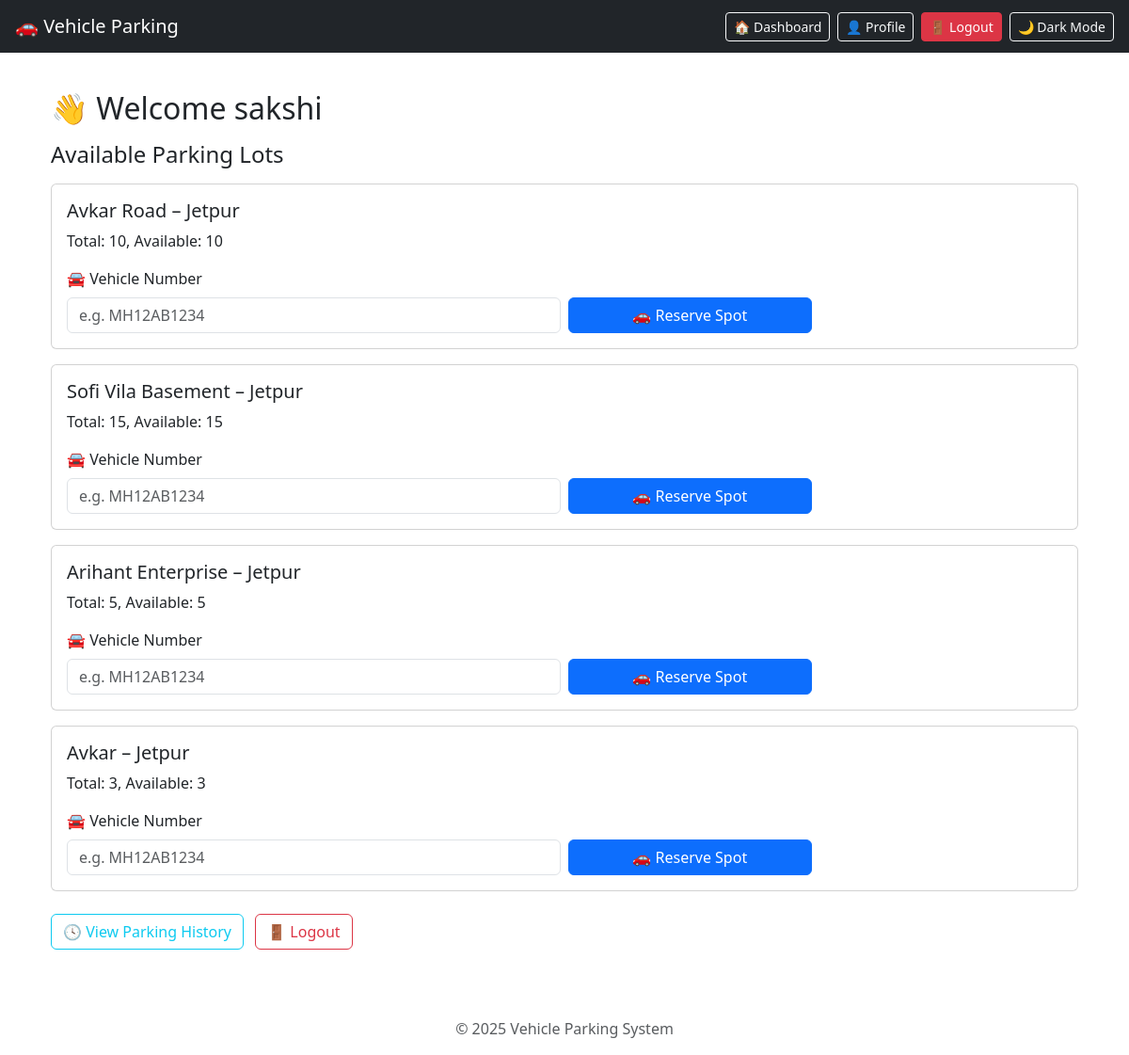
/user_dashboard (signed in), run on an earlier commit of the app's database.
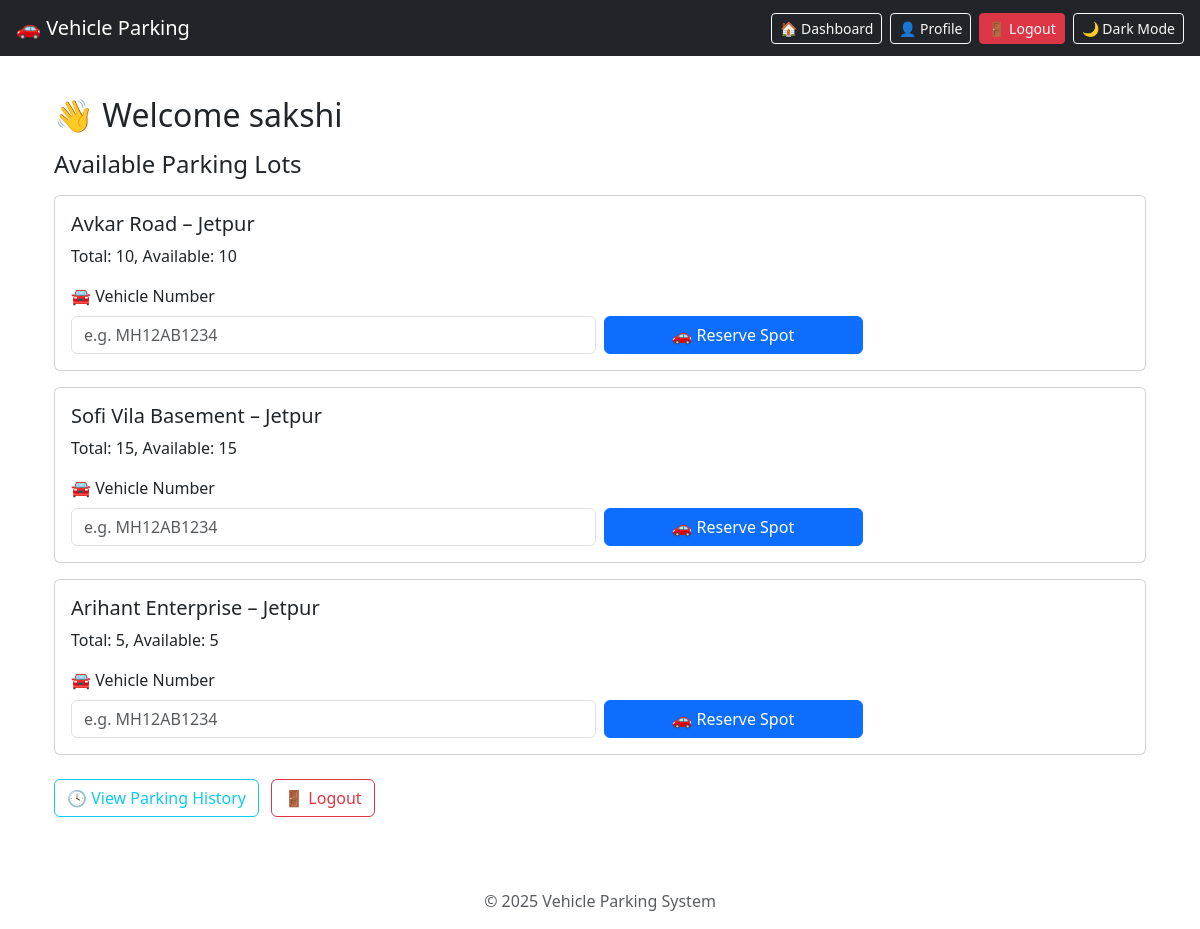
And on a later commit of the database.
### tables this page shows
CREATE TABLE parking_lots (
            id INTEGER PRIMARY KEY AUTOINCREMENT,
            name TEXT NOT NULL,
            address TEXT NOT NULL,
            pin_code TEXT,
            total_spots INTEGER NOT NULL,
            available_spots INTEGER NOT NULL
        , price_per_hour REAL DEFAULT 20.0);

### app.py (the view)
@app.route('/user_dashboard')
def user_dashboard():
    if 'id' not in session or session.get('role') != 'user':
        return redirect(url_for('login'))
    conn = get_db_connection()
    user_id = session['id']
    lots = [dict(row) for row in conn.execute('SELECT * FROM parking_lots').fetchall()]
    spot_row = conn.execute('SELECT * FROM parking_spots WHERE current_user_id = ?', (user_id,)).fetchone()
    spot = dict(spot_row) if spot_row else None
    current_lot = None
    if spot:
        lot_row = conn.execute('SELECT * FROM parking_lots WHERE id = ?', (spot['lot_id'],)).fetchone()
        current_lot = dict(lot_row) if lot_row else None
    full_name = conn.execute('SELECT full_name FROM users WHERE id = ?', (user_id,)).fetchone()['full_name']
    vehicle_numbers = conn.execute(
    'SELECT DISTINCT vehicle_number FROM parking_history WHERE user_id = ?',
    (session['id'],)
    ).fetchall()
    conn.close()
    return render_template('user_dashboard.html',
                           full_name=full_name,
                           lots=lots,
                           current_spot=spot,
                           current_lot=current_lot ,
                            vehicle_numbers=[row['vehicle_number'] for row in vehicle_numbers]
)

### app.py (called while the page is built)
def get_db_connection():
    conn = sqlite3.connect(DATABASE)
    conn.row_factory = sqlite3.Row
    return conn

### templates/user_dashboard.html (shortened to what this page needs)
{% extends "base.html" %}
{% block content %}
<div class="container">
  <h2 class="mb-3">👋 Welcome {{ full_name }}</h2>
  <h4 class="mb-3">Available Parking Lots</h4>
  {% for lot in lots %}
    <div class="card mb-3">
      <div class="card-body">
        <h5 class="card-title">{{ lot.name }} – {{ lot.address }}</h5>
        <p>Total: {{ lot.total_spots }}, Available: {{ lot.available_spots }}</p>
        {% if current_spot %}
          {% if lot.id == current_lot.id %}
            <span class="badge bg-success">✅ You have a reservation in this lot</span>
          {% else %}
            <span class="badge bg-secondary">🔒 You already have a spot in another lot</span>
          {% endif %}
        {% else %}
          {% if lot.available_spots > 0 %}
            <form action="{{ url_for('reserve', lot_id=lot.id) }}" method="post" class="row g-2 align-items-end">
                <div class="col-md-6">
                    <label for="vehicle_number_{{ lot.id }}" class="form-label">🚘 Vehicle Number</label>
                    <input
                    type="text"
                    id="vehicle_number_{{ lot.id }}"
                    name="vehicle_number"
                    class="form-control"
                    required
                    placeholder="e.g. MH12AB1234"
                    pattern="[A-Z]{2}[0-9]{2}[A-Z]{1,2}[0-9]{4}"
                    title="Format: MH12AB1234"
                    >
                </div>
                <div class="col-md-3">
                    <button type="submit" class="btn btn-primary w-100">🚗 Reserve Spot</button>
                </div>
                </form>
          {% else %}
            <span class="text-danger">❌ No Spots Available</span>
          {% endif %}
        {% endif %}
      </div>
    </div>
  {% endfor %}
  <div class="mt-4">
    <a href="{{ url_for('user_history') }}" class="btn btn-outline-info me-2">🕓 View Parking History</a>
    <a href="{{ url_for('logout') }}" class="btn btn-outline-danger">🚪 Logout</a>
  </div>
</div>
{% endblock %}

What changed in the data, as far as the page shows it:
removed parking_lots: name "Avkar", address "Jetpur", total_spots "3", available_spots "3", vehicle_number "e.g. MH12AB1234"
